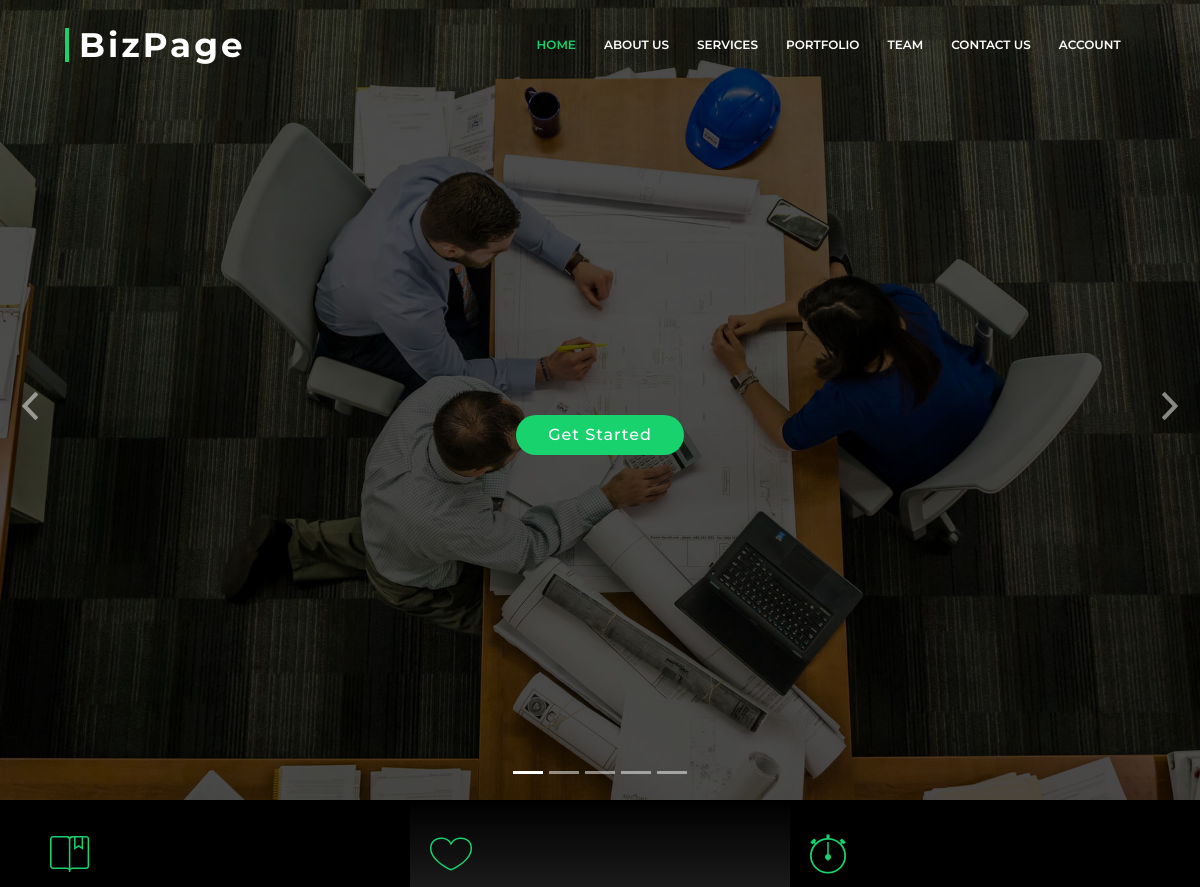
Before: / (upper part) with the older database file.
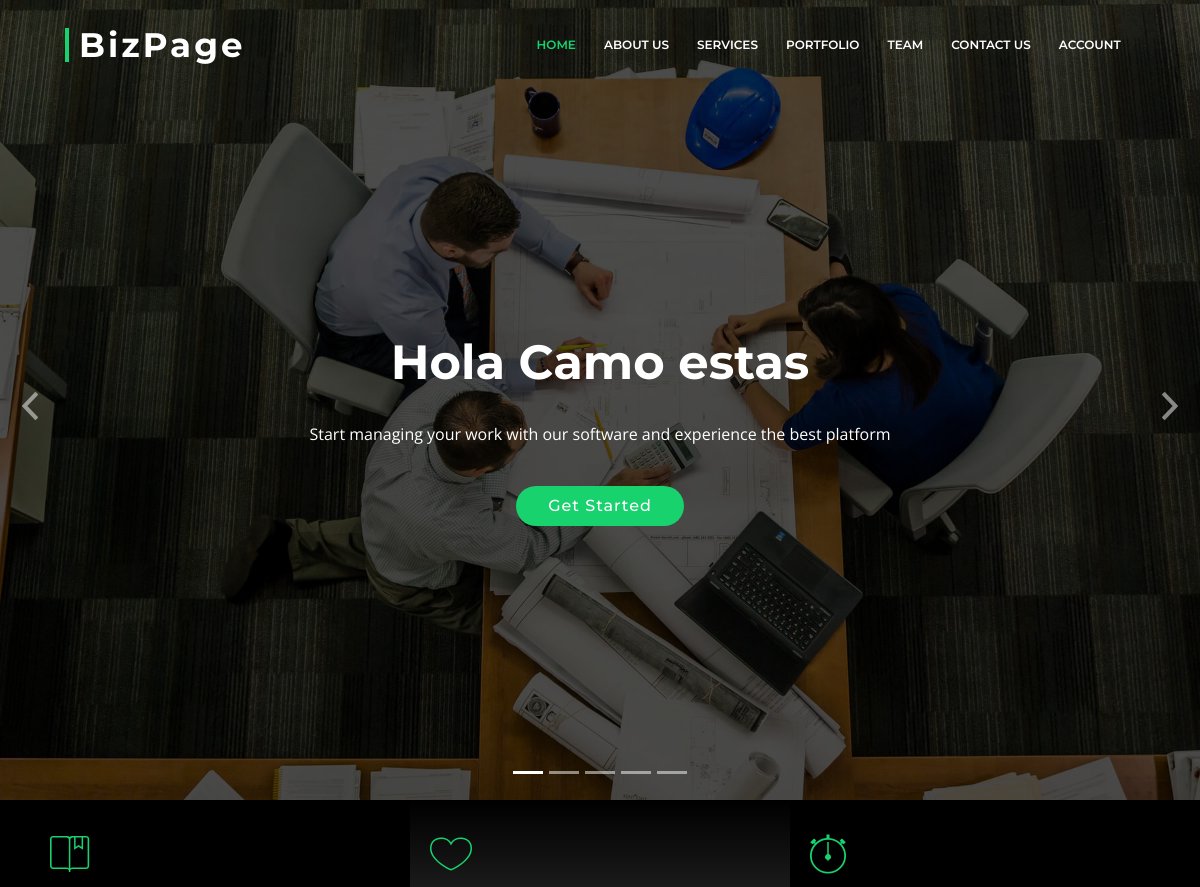
After: the same page with the newer database file.
### blog/models.py (models this page shows, shortened)
class News(models.Model):
    headline = models.CharField(max_length=150)
    body_text = models.CharField(max_length=300)
    project_url = models.ForeignKey(Project, on_delete=models.SET_NULL, null=True, blank=True)
    post_url = models.ForeignKey(Post, on_delete=models.SET_NULL, null=True, blank=True)
    created_at = models.DateTimeField(auto_now=True)

### blog/views.py (the view, shortened to what this page needs)
# urls.py: path('', views.index, name='index'),
def index(request):
    blogs = Post.objects.all().order_by('-created_at')[:3]
    project = Project.objects.all().order_by('-created_at')[:3]
    comments = Comment.objects.select_related('user').order_by('-created_at')[:5]
    skills = Skill.objects.all()
    team = Team.objects.all()
    num_project = project.count()
    num_team = team.count()
    news = News.objects.all().order_by('-created_at')
    contact = Contact.objects.all()
    query_form = QueryForm()
    context = {
        'comments':comments,
        'blogs':blogs,
        'project':project,
        'team_member':team,
        'query_form':query_form,
        'contact':contact,
        'skills':skills,
        'num_project':num_project,
        'num_team':num_team,
        'news':news
        }
    return render(request, 'index.html', context)

### templates/index.html (shortened to what this page needs)
{% load static %}
{% load i18n %}
<!DOCTYPE html>
<html lang="en">
<head>
  {% include './links/link.html' %}
</head>
<body>
  {% include './header.html' %}
  <section id="intro">
    <div class="intro-container">
      <div id="introCarousel" class="carousel  slide carousel-fade" data-ride="carousel">
        <ol class="carousel-indicators"></ol>
        <div class="carousel-inner" role="listbox">
          <div class="carousel-item active" style="background-image: url(static/img/intro-carousel/1.jpg)">
            <div class="carousel-container">
              <div class="container">
                {% for new in news %}
                {% if forloop.counter == 1 %}
                <h2 class="animate__animated animate__fadeInDown">{{new.headline}}</h2>
                <p class="animate__animated animate__fadeInUp">{{new.body_text}}</p>
                {% endif %}
                {% endfor %}
                <a href="#portfolio" class="btn-get-started scrollto animate__animated animate__fadeInUp">Get Started</a>
              </div>
            </div>
          </div>
        </div>
        <a class="carousel-control-prev" href="#introCarousel" role="button" data-slide="prev">
          <span class="carousel-control-prev-icon ion-chevron-left" aria-hidden="true"></span>
        </a>
        <a class="carousel-control-next" href="#introCarousel" role="button" data-slide="next">
          <span class="carousel-control-next-icon ion-chevron-right" aria-hidden="true"></span>
        </a>
      </div>
    </div>
  </section>
  <main id="main">
    <section id="featured-services">
      <div class="container">
        <div class="row">
          <div class="col-lg-4 box">
            <i class="ion-ios-bookmarks-outline"></i>
          </div>
          <div class="col-lg-4 box box-bg">
            <i class="ion-ios-heart-outline"></i>
          </div>
          <div class="col-lg-4 box">
            <i class="ion-ios-stopwatch-outline"></i>
          </div>
        </div>
      </div>
    </section>
  </main>
</body>
</html>

### templates/links/link.html (shortened to what this page needs)
{% load static %}
<link href="{% static 'vendor/bootstrap/css/bootstrap.min.css' %}" rel="stylesheet">
<link href="{% static 'vendor/icofont/icofont.min.css' %}" rel="stylesheet">
<link href="{% static 'vendor/font-awesome/css/font-awesome.min.css' %}" rel="stylesheet">
<link href="{% static 'vendor/ionicons/css/ionicons.min.css' %}" rel="stylesheet">
<link href="{% static 'vendor/animate.css/animate.min.css' %}" rel="stylesheet">
<link href="{% static 'vendor/venobox/venobox.css' %}" rel="stylesheet">
<link href="{% static 'vendor/owl.carousel/assets/owl.carousel.min.css' %}" rel="stylesheet">
<link href="{% static 'vendor/aos/aos.css' %}" rel="stylesheet">
<link href="{% static 'css/style.css' %}" rel="stylesheet">

### templates/header.html (shortened to what this page needs)
{% load static %}
<header id="header" class="fixed-top header-transparent">
    <div class="container-fluid">
      <div class="row justify-content-center">
        <div class="col-xl-11 d-flex align-items-center">
          <h1 class="logo mr-auto"><a href="{% url 'index' %}">BizPage</a></h1>
          <nav class="nav-menu d-none d-lg-block">
            <ul>
              <li class="active"><a href="{% url 'index' %}">Home</a></li>
              <li><a href="#about">About Us</a></li>
              <li><a href="#services">Services</a></li>
              <li><a href="#portfolio">Portfolio</a></li>
              <li><a href="#team">Team</a></li>
              <li><a href="#contact">Contact Us</a></li>
              {% if user.is_authenticated %}
              <li class="drop-down"><a href="">{{request.user}}</a>
                <ul>
                  {% if user.is_staff %}
                  <li><a href="{% url 'create_post' %}">Create Post</a></li>
                  {% endif %}
                  <li><a href="{% url 'project_list' %}">View Post</a></li>
                  {% if user.is_superuser %}
                  <li><a href="{% url 'add_team' %}">Team</a></li>
                  <li><a href="{% url 'add_project' %}">Add Project</a></li>
                  {% endif %}
                  <li><a href="{% url 'update_profile' %}">Profile</a></li>
                  <li><a href="{% url 'signout' %}">Logout</a></li>
                </ul>
              </li>
              {% else %}
              <li class="drop-down"><a href="">Account</a>
              </li>
              {% endif %}
            </ul>
          </nav>
        </div>
      </div>
    </div>
  </header>

### templates/links/scripts.html (shortened to what this page needs)
{% load static %}

### blog/static/css/style.css (style rules this page uses)
body { background: #fff; color: #666666; font-family: "Open Sans", sans-serif; }
a { color: #18d26e; transition: 0.5s; }
p { padding: 0; margin: 0 0 30px 0; }
h1, h2, h3, h4, h5, h6 { font-family: "Montserrat", sans-serif; font-weight: 400; margin: 0 0 20px 0; padding: 0; }
#header { transition: all 0.5s; z-index: 997; padding: 26px 0; background: rgba(0, 0, 0, 0.9); }
#header.header-transparent { background: transparent; }
#header .logo { font-size: 34px; margin: 0; padding: 0; line-height: 1; font-family: "Montserrat", sans-serif; font-weight: 700; letter-spacing: 3px; padding-left: 10px; border-left: 4px solid #18d26e; }
#header .logo a { color: #fff; }
.nav-menu ul { margin: 0; padding: 0; list-style: none; }
.nav-menu > ul { display: flex; }
.nav-menu > ul > li { position: relative; white-space: nowrap; padding: 10px 0 10px 28px; }
.nav-menu a { display: block; position: relative; color: #fff; transition: 0.3s; font-size: 12px; font-family: "Montserrat", sans-serif; text-transform: uppercase; font-weight: 600; }
.nav-menu a:hover, .nav-menu .active > a, .nav-menu li:hover > a { color: #18d26e; }
.nav-menu .drop-down > a:after { content: "\ea99"; font-family: IcoFont; padding-left: 5px; }
.mobile-nav { position: fixed; top: 55px; right: 15px; bottom: 15px; left: 15px; z-index: 9999; overflow-y: auto; background: #fff; transition: ease-in-out 0.2s; opacity: 0; visibility: hidden; border-radius: 10px; padding: 10px 0; }
.mobile-nav * { margin: 0; padding: 0; list-style: none; }
.mobile-nav a { display: block; position: relative; color: #333333; padding: 10px 20px; font-weight: 500; outline: none; }
.mobile-nav a:hover, .mobile-nav .active > a, .mobile-nav li:hover > a { color: #18d26e; text-decoration: none; }
.mobile-nav .drop-down > a:after { content: "\ea99"; font-family: IcoFont; padding-left: 10px; position: absolute; right: 15px; }
.mobile-nav .drop-down > a { padding-right: 35px; }
#intro { width: 100%; height: 100vh; background: #000; overflow: hidden; position: relative; }
#intro .carousel, #intro .carousel-inner, #intro .carousel-item, #intro .carousel-item::before { position: absolute; top: 0; right: 0; left: 0; bottom: 0; }
#intro .carousel-item { background-size: cover; background-position: center; background-repeat: no-repeat; }
#intro .carousel-item::before { content: ''; background-color: rgba(0, 0, 0, 0.7); }
#intro .carousel-container { display: flex; justify-content: center; align-items: center; position: absolute; bottom: 0; top: 70px; left: 50px; right: 50px; }
#intro .container { text-align: center; }
#intro h2 { color: #fff; margin-bottom: 30px; font-size: 48px; font-weight: 700; }
#intro p { width: 80%; margin: 0 auto 30px auto; color: #fff; }
@media (min-width: 1024px) { #intro p { width: 60%; } }
#intro .carousel-fade { overflow: hidden; }
#intro .carousel-fade .carousel-inner .carousel-item { transition-property: opacity; }
#intro .carousel-fade .carousel-inner .carousel-item, #intro .carousel-fade .carousel-inner .active.carousel-item-left, #intro .carousel-fade .carousel-inner .active.carousel-item-right { opacity: 0; }
#intro .carousel-fade .carousel-inner .active, #intro .carousel-fade .carousel-inner .carousel-item-next.carousel-item-left, #intro .carousel-fade .carousel-inner .carousel-item-prev.carousel-item-right { opacity: 1; transition: 0.5s; }
#intro .carousel-control-prev, #intro .carousel-control-next { width: 10%; }
@media (min-width: 1024px) { #intro .carousel-control-prev, #intro .carousel-control-next { width: 5%; } }
#intro .carousel-control-next-icon, #intro .carousel-control-prev-icon { background: none; font-size: 32px; line-height: 1; }
#intro .btn-get-started { font-family: "Montserrat", sans-serif; font-weight: 500; font-size: 16px; letter-spacing: 1px; display: inline-block; padding: 8px 32px; border-radius: 50px; transition: 0.5s; margin: 10px; color: #fff; background: #18d26e; }
section { overflow: hidden; }
#featured-services { background: #000; }
#featured-services .box { padding: 30px 20px; }
#featured-services .box-bg { background-image: linear-gradient(0deg, #000000 0%, #242323 50%, #000000 100%); }
#featured-services i { color: #18d26e; font-size: 48px; display: inline-block; line-height: 1; }

Changed rows visible on the page:
added News: headline "Hola Camo estas", body_text "Start managing your work with our software and experience the best platform"
